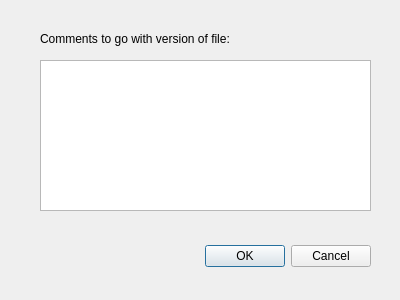
<?xml version="1.0" encoding="UTF-8"?>
<ui version="4.0">
 <class>getCommentForm</class>
 <widget class="QDialog" name="getCommentForm">
  <property name="geometry">
   <rect>
    <x>0</x>
    <y>0</y>
    <width>400</width>
    <height>300</height>
   </rect>
  </property>
  <property name="windowTitle">
   <string>getCommentForm</string>
  </property>
  <widget class="QDialogButtonBox" name="buttonBox">
   <property name="geometry">
    <rect>
     <x>30</x>
     <y>240</y>
     <width>341</width>
     <height>32</height>
    </rect>
   </property>
   <property name="orientation">
    <enum>Qt::Horizontal</enum>
   </property>
   <property name="standardButtons">
    <set>QDialogButtonBox::Cancel|QDialogButtonBox::Ok</set>
   </property>
  </widget>
  <widget class="QLabel" name="commentLabel">
   <property name="geometry">
    <rect>
     <x>40</x>
     <y>30</y>
     <width>331</width>
     <height>17</height>
    </rect>
   </property>
   <property name="text">
    <string>Comments to go with version of file:</string>
   </property>
  </widget>
  <widget class="QTextEdit" name="commentEdit">
   <property name="geometry">
    <rect>
     <x>40</x>
     <y>60</y>
     <width>331</width>
     <height>151</height>
    </rect>
   </property>
  </widget>
 </widget>
 <resources/>
 <connections>
  <connection>
   <sender>buttonBox</sender>
   <signal>accepted()</signal>
   <receiver>getCommentForm</receiver>
   <slot>accept()</slot>
   <hints>
    <hint type="sourcelabel">
     <x>248</x>
     <y>254</y>
    </hint>
    <hint type="destinationlabel">
     <x>157</x>
     <y>274</y>
    </hint>
   </hints>
  </connection>
  <connection>
   <sender>buttonBox</sender>
   <signal>rejected()</signal>
   <receiver>getCommentForm</receiver>
   <slot>reject()</slot>
   <hints>
    <hint type="sourcelabel">
     <x>316</x>
     <y>260</y>
    </hint>
    <hint type="destinationlabel">
     <x>286</x>
     <y>274</y>
    </hint>
   </hints>
  </connection>
 </connections>
</ui>
